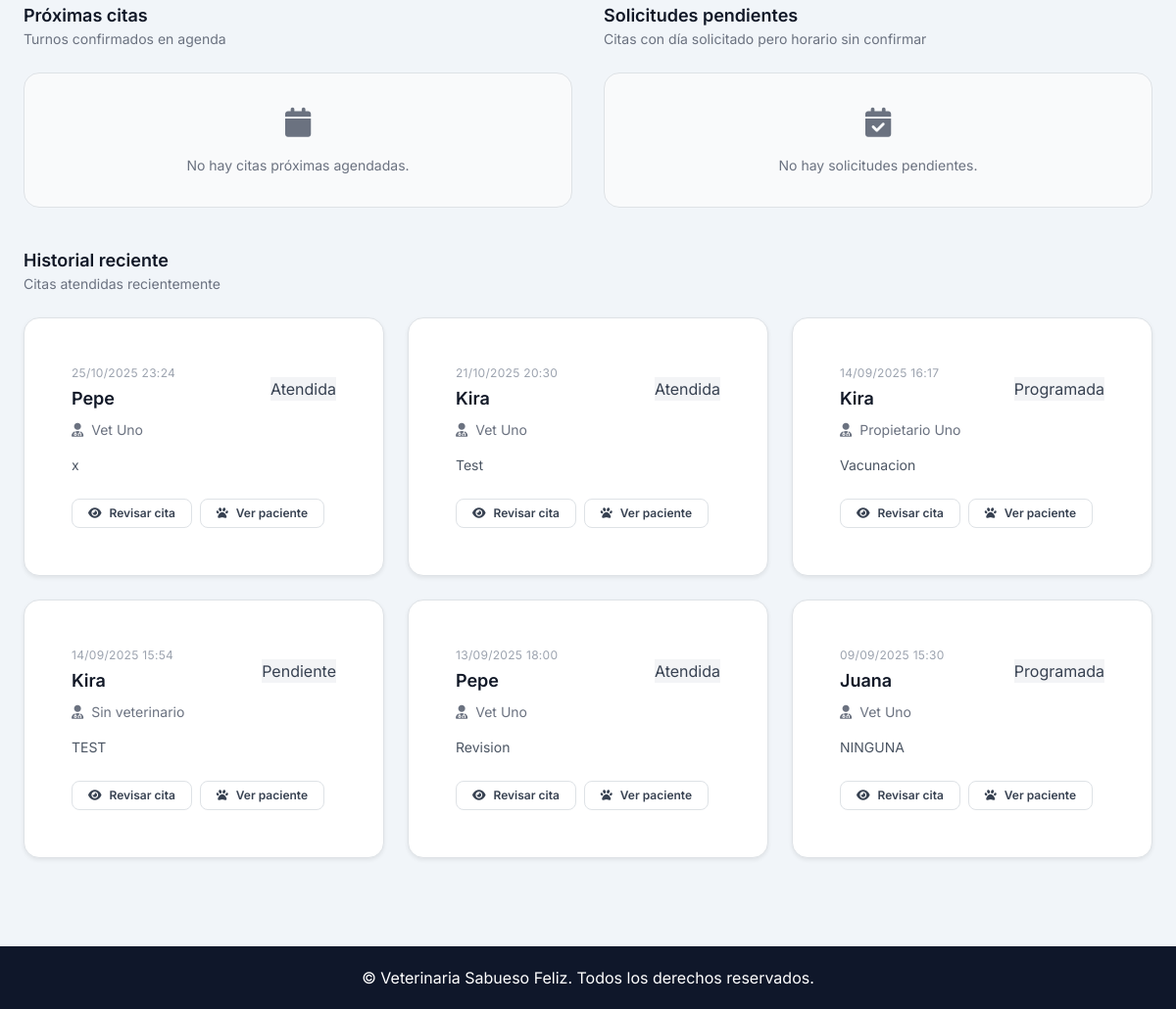
/mis-citas/ (signed in, lower part), run on an earlier commit of the app's database.
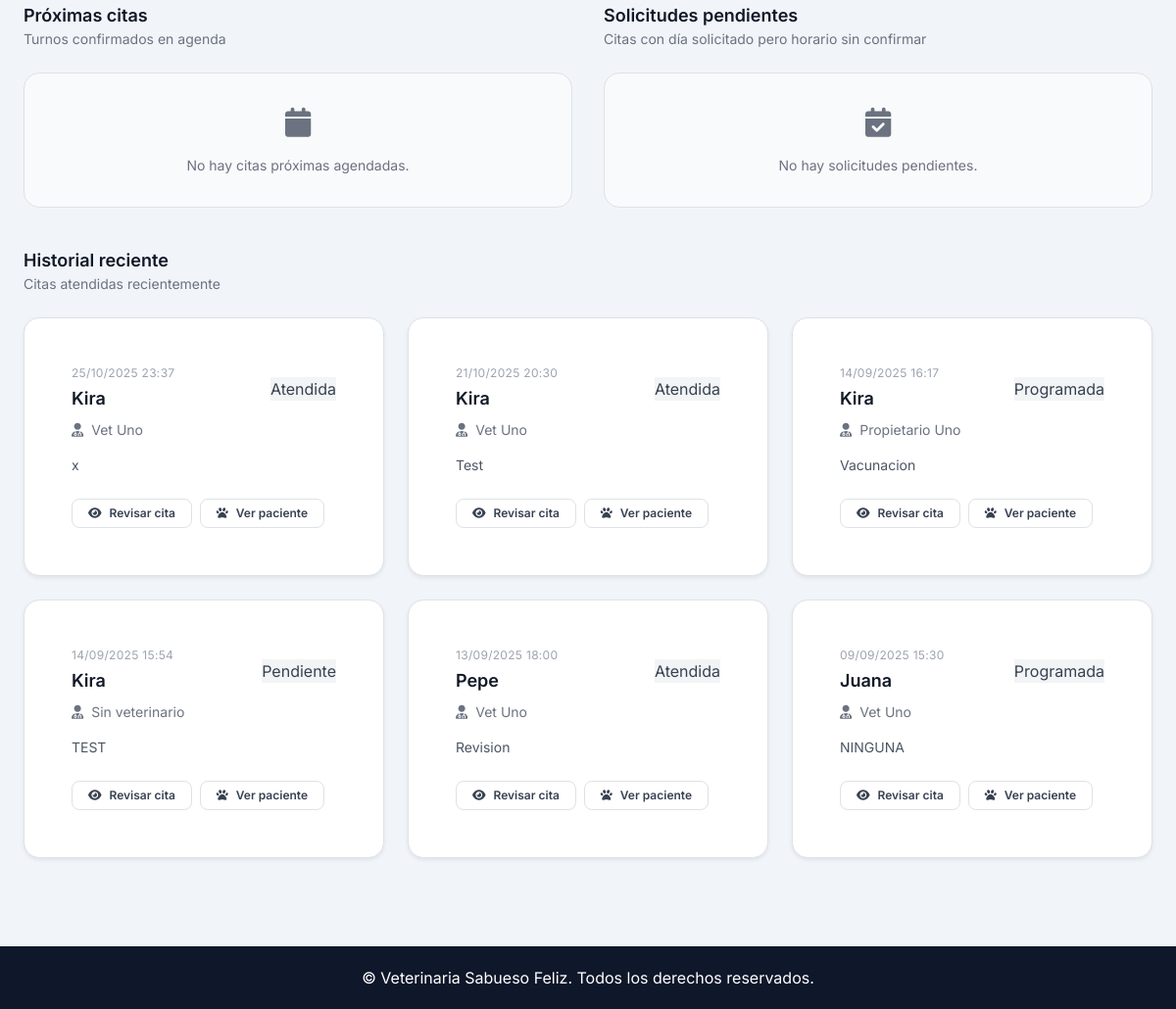
And on a later commit of the database.
### Core/models.py (models this page shows, shortened)
class Cita(models.Model):
    ESTADOS = (
        ("pendiente", "Pendiente"),
        ("programada", "Programada"),
        ("atendida", "Atendida"),
        ("cancelada", "Cancelada"),
    )
    TIPOS = (
        ("consulta", "Consulta"),
        ("vacunacion", "Vacunación"),
        ("cirugia", "Cirugía"),
    )
    paciente = models.ForeignKey(Paciente, on_delete=models.CASCADE)
    veterinario = models.ForeignKey(
        User,
        limit_choices_to={"rol": "VET"},
        on_delete=models.SET_NULL,
        null=True,
        blank=True,
    )
    sucursal = models.ForeignKey(
        Sucursal,
        on_delete=models.PROTECT,
        related_name="citas",
    )
    fecha_solicitada = models.DateField(default=timezone.now)
    fecha_hora = models.DateTimeField(blank=True, null=True)
    duracion = models.IntegerField(default=30)  # duración en minutos
    tipo = models.CharField(max_length=50, choices=TIPOS, default="consulta")
    estado = models.CharField(max_length=20, choices=ESTADOS, default="pendiente")
    notas = models.TextField(blank=True)
    farmacos_utilizados = models.ManyToManyField(
        "Farmaco",
        blank=True,
        related_name="citas_utilizadas",
        through="CitaFarmaco",
        through_fields=("cita", "farmaco"),
        help_text="Medicamentos del inventario utilizados durante la atención.",
    )

class Paciente(models.Model):
    nombre = models.CharField(max_length=100)
    especie = models.CharField(max_length=50)
    raza = models.CharField(max_length=50, blank=True)
    sexo = models.CharField(max_length=10)
    fecha_nacimiento = models.DateField()
    propietario = models.ForeignKey(Propietario, on_delete=models.CASCADE)
    vacunas = models.TextField(blank=True)
    alergias = models.TextField(blank=True)
    foto = models.ImageField(upload_to="pacientes/", blank=True, null=True)

class User(AbstractUser):
    ROLES = (
        ("ADMIN", "Administrador"),
        ("VET", "Veterinario"),
        ("ADMIN_OP", "Administrativo"),
        ("OWNER", "Propietario"),
    )
    rol = models.CharField(max_length=20, choices=ROLES)
    telefono = models.CharField(max_length=20, blank=True)
    direccion = models.CharField(max_length=200, blank=True)
    activo = models.BooleanField(default=True)
    avatar = models.ImageField(upload_to="avatars/", blank=True, null=True)
    especialidad = models.CharField(max_length=100, blank=True)  # para veterinarios
    sucursal = models.ForeignKey(
        Sucursal,
        on_delete=models.SET_NULL,
        null=True,
        blank=True,
        related_name="usuarios",
    )

### Core/views.py (the view, shortened to what this page needs)
# urls.py: path('mis-citas/', views.mis_citas, name='mis_citas'),
@login_required
def mis_citas(request):
    user = request.user
    filtros_estado = request.GET.get("estado", "").strip()
    filtro_busqueda = request.GET.get("q", "").strip()
    filtro_desde = request.GET.get("desde", "").strip()
    filtro_hasta = request.GET.get("hasta", "").strip()
    base_queryset = (
        Cita.objects.select_related(
            "paciente",
            "paciente__propietario__user",
            "veterinario",
            "historial_medico",
        ).prefetch_related(
            "farmacos_utilizados",
            "administraciones_farmacos__farmaco",
        )
    )
    queryset = base_queryset
    propietario = None
    if user.rol == "VET":
        queryset = queryset.filter(veterinario=user)
    elif user.rol in {"ADMIN_OP", "ADMIN"}:
        queryset = _filtrar_por_sucursal(queryset, user)
    else:
        queryset = queryset.none()
    if filtros_estado:
        queryset = queryset.filter(estado=filtros_estado)
    fecha_desde = None
    fecha_hasta = None
    queryset = queryset.order_by("-fecha_solicitada", "-fecha_hora")
    citas = list(queryset)
    ahora = timezone.now()
    citas_proximas = []
    citas_pasadas = []
    citas_pendientes = []
    estado_resumen = {estado: 0 for estado, _ in Cita.ESTADOS}
    sin_veterinario = 0
    for cita in citas:
        estado_resumen[cita.estado] = estado_resumen.get(cita.estado, 0) + 1
        if not cita.veterinario_id:
            sin_veterinario += 1
        if cita.fecha_hora:
            if cita.fecha_hora >= ahora:
                citas_proximas.append(cita)
            else:
                citas_pasadas.append(cita)
        else:
            citas_pendientes.append(cita)
    context = {
        "citas": citas,
        "citas_proximas": sorted(citas_proximas, key=lambda c: c.fecha_hora),
        "citas_pendientes": sorted(
            citas_pendientes,
            key=lambda c: (
                c.fecha_solicitada or timezone.localdate(),
                c.paciente.nombre,
            ),
        ),
        "citas_pasadas": sorted(
            citas_pasadas,
            key=lambda c: c.fecha_hora,
            reverse=True,
        ),
        "estadisticas_citas": {
            "total": len(citas),
            "programadas": estado_resumen.get("programada", 0),
            "pendientes": estado_resumen.get("pendiente", 0),
            "atendidas": estado_resumen.get("atendida", 0),
            "canceladas": estado_resumen.get("cancelada", 0),
            "sin_veterinario": sin_veterinario,
        },
        "filtros": {
            "estado": filtros_estado,
            "q": filtro_busqueda,
            "desde": filtro_desde,
            "hasta": filtro_hasta,
        },
        "propietario": propietario,
        "estados": Cita.ESTADOS,
    }
    return render(request, "core/mis_citas.html", context)

### Core/views.py (called while the page is built, shortened)
def _filtrar_por_sucursal(queryset, user, field_name="sucursal"):
    if getattr(user, "is_superuser", False):
        return queryset

### Core/templates/core/mis_citas.html (shortened to what the changed rows need)
{% extends "core/base.html" %}
{% block main_class %}max-w-7xl mx-auto px-4 sm:px-6 lg:px-8 py-10{% endblock %}
{% block content %}
<div class="space-y-10">
    <section class="space-y-6">
        <div class="grid grid-cols-1 gap-4 md:grid-cols-2 lg:grid-cols-3">
            {% for cita in citas_pasadas|slice:":6" %}
                <div class="rounded-2xl border border-gray-200 bg-white p-5 shadow-sm">
                    <div class="flex items-center justify-between">
                        <div>
                            <p class="text-xs uppercase tracking-wide text-gray-400">{{ cita.fecha_hora|date:"d/m/Y H:i" }}</p>
                            <h4 class="mt-1 text-lg font-semibold text-gray-900">{{ cita.paciente.nombre }}</h4>
                        </div>
                        <span class="status-badge bg-gray-100 text-gray-700">{{ cita.get_estado_display }}</span>
                    </div>
                    <p class="mt-2 text-sm text-gray-500 flex items-center gap-2">
                        <i class="fas fa-user-md"></i>
                        {% if cita.veterinario %}
                            {{ cita.veterinario.get_full_name|default:cita.veterinario.username }}
                        {% else %}
                            Sin veterinario
                        {% endif %}
                    </p>
                    {% if cita.notas %}
                        <p class="mt-3 text-sm text-gray-600">{{ cita.notas|truncatechars:120 }}</p>
                    {% endif %}
                    <div class="mt-4 flex flex-wrap gap-2">
                        <a href="{% url 'detalle_cita' cita.id %}" class="inline-flex items-center gap-2 rounded-lg border border-gray-200 px-3 py-1.5 text-xs font-semibold text-gray-700 hover:bg-gray-100">
                            <i class="fas fa-eye"></i>
                            Revisar cita
                        </a>
                        <a href="{% url 'detalle_mascota' cita.paciente.id %}" class="inline-flex items-center gap-2 rounded-lg border border-gray-200 px-3 py-1.5 text-xs font-semibold text-gray-700 hover:bg-gray-100">
                            <i class="fas fa-paw"></i>
                            Ver paciente
                        </a>
                    </div>
                </div>
            {% empty %}
                <div class="rounded-2xl border border-dashed border-gray-300 bg-gray-50 p-8 text-center text-gray-500">
                    <i class="fas fa-history text-3xl"></i>
                    <p class="mt-3 text-sm">Sin citas atendidas registradas.</p>
                </div>
            {% endfor %}
        </div>
    </section>
</div>
{% endblock %}

What changed in the data, as far as the page shows it:
changed Cita (number 1 of 6 on the later page): fecha_hora "25/10/2025 23:24" → "25/10/2025 23:37"; paciente.nombre "Pepe" → "Kira"
